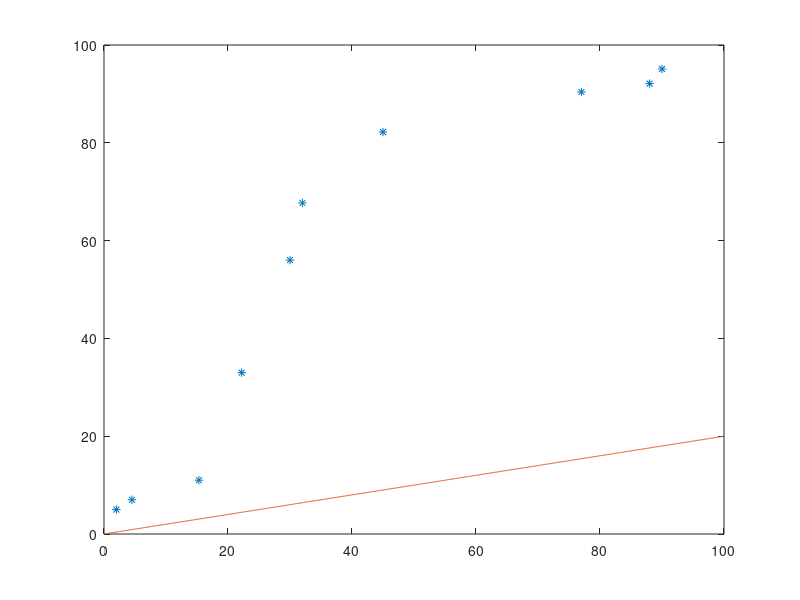

Write the MATLAB code that produced this figure. (Note: this script raises an error after producing the figure.)
axis([0 100 0 100])

X = [2 4.5 15.3 22.2 30 32 45 77 88 90];
Y = [5 7 11 33 56 67.7 82.2 90.4 92.1 95.1];

plot(X,Y,'*')

m = 0.2;
b = 0;

X2 = 0:0.1:100;
Y2 = m*X2+b;
hold on
plot(X2,Y2)

while(ishandle(h))
    for i = 1: length(X)
        hold off
        plot(X,Y,'*')
        Y_guess = m*X(i)+b;
        error = Y(i)-Y_guess;
        ajuste_m = error*X(i);
        ajuste_b = error;
        m = m + ajuste_m;
        b = b + ajuste_b;
        Y2 = m*X2+b;
        hold on
        plot(X2,Y2)
        drawnow
    end
end
